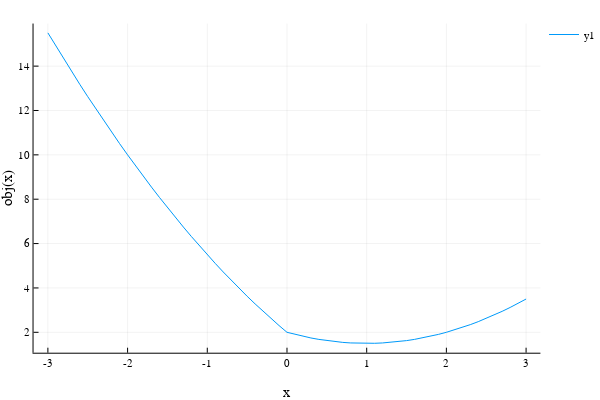

Notebook cell for this chart:
### Markdown cell above
# Prox of l1 regularizer

### Code cell
# prox of l1 evaluated at z minimizes |x| + 1/2(x-z)^2
z = 2
x = -3:.1:3
objx = [abs(xi) + 1/2*(xi-z)^2 for xi in x]
plot(x, objx)
xlabel!("x")
ylabel!("obj(x)")

### Figure 1 — Plotly figure (JSON) as saved in the notebook; plotly's stock layout.template omitted (floating-point values rounded to 4 significant figures)
{"data": [{"colorbar": {"title": ""}, "hoverinfo": "text", "legendgroup": "y1", "line": {"color": "rgba(0, 154, 250, 1.000)", "dash": "solid", "shape": "linear", "width": 1}, "mode": "lines", "name": "y1", "showlegend": true, "text": [null, null, null, null, null, null, null, null, null, null, null, null, null, null, null, null, null, null, null, null, null, null, null, null, null, null, null, null, null, null, null, null, null, null, null, null, null, null, null, null, null, null, null, null, null, null, null, null, null, null, null, null, null, null, null, null, null, null, null, null, null], "type": "scatter", "x": [-3, -2.9, -2.8, -2.7, -2.6, -2.5, -2.4, -2.3, -2.2, -2.1, -2, -1.9, -1.8, -1.7, -1.6, -1.5, -1.4, -1.3, -1.2, -1.1, -1, -0.9, -0.8, -0.7, -0.6, -0.5, -0.4, -0.3, -0.2, -0.1, 0, 0.1, 0.2, 0.3, 0.4, 0.5, 0.6, 0.7, 0.8, 0.9, 1, 1.1, 1.2, 1.3, 1.4, 1.5, 1.6, 1.7, 1.8, 1.9, 2, 2.1, 2.2, 2.3, 2.4, 2.5, 2.6, 2.7, 2.8, 2.9, 3], "xaxis": "x1", "y": [15.5, 14.91, 14.32, 13.75, 13.18, 12.62, 12.08, 11.54, 11.02, 10.5, 10, 9.505, 9.02, 8.545, 8.08, 7.625, 7.18, 6.745, 6.32, 5.905, 5.5, 5.105, 4.72, 4.345, 3.98, 3.625, 3.28, 2.945, 2.62, 2.305, 2, 1.905, 1.82, 1.745, 1.68, 1.625, 1.58, 1.545, 1.52, 1.505, 1.5, 1.505, 1.52, 1.545, 1.58, 1.625, 1.68, 1.745, 1.82, 1.905, 2, 2.105, 2.22, 2.345, 2.48, 2.625, 2.78, 2.945, 3.12, 3.305, 3.5], "yaxis": "y1", "zmax": 0.1, "zmin": -0.1}], "layout": {"annotations": [], "height": 400, "legend": {"bgcolor": "rgba(255, 255, 255, 1.000)", "bordercolor": "rgba(0, 0, 0, 1.000)", "font": {"color": "rgba(0, 0, 0, 1.000)", "family": "sans-serif", "size": 11}, "tracegroupgap": 0, "x": 1, "y": 1}, "margin": {"b": 20, "l": 0, "r": 0, "t": 20}, "paper_bgcolor": "rgba(255, 255, 255, 1.000)", "plot_bgcolor": "rgba(255, 255, 255, 1.000)", "showlegend": true, "width": 600, "xaxis": {"anchor": "y1", "domain": [0.06165, 0.9934], "gridcolor": "rgba(0, 0, 0, 0.100)", "gridwidth": 0.5, "linecolor": "rgba(0, 0, 0, 1.000)", "mirror": false, "range": [-3.18, 3.18], "showgrid": true, "showline": true, "showticklabels": true, "tickangle": 0, "tickcolor": "rgb(0, 0, 0)", "tickfont": {"color": "rgba(0, 0, 0, 1.000)", "family": "sans-serif", "size": 11}, "tickmode": "array", "ticks": "inside", "ticktext": ["-3", "-2", "-1", "0", "1", "2", "3"], "tickvals": [-3, -2, -1, 0, 1, 2, 3], "title": "x", "titlefont": {"color": "rgba(0, 0, 0, 1.000)", "family": "sans-serif", "size": 15}, "type": "-", "visible": true, "zeroline": false, "zerolinecolor": "rgba(0, 0, 0, 1.000)"}, "yaxis": {"anchor": "x1", "domain": [0.07581, 0.9902], "gridcolor": "rgba(0, 0, 0, 0.100)", "gridwidth": 0.5, "linecolor": "rgba(0, 0, 0, 1.000)", "mirror": false, "range": [1.08, 15.92], "showgrid": true, "showline": true, "showticklabels": true, "tickangle": 0, "tickcolor": "rgb(0, 0, 0)", "tickfont": {"color": "rgba(0, 0, 0, 1.000)", "family": "sans-serif", "size": 11}, "tickmode": "array", "ticks": "inside", "ticktext": ["2", "4", "6", "8", "10", "12", "14"], "tickvals": [2, 4, 6, 8, 10, 12, 14], "title": "obj(x)", "titlefont": {"color": "rgba(0, 0, 0, 1.000)", "family": "sans-serif", "size": 15}, "type": "-", "visible": true, "zeroline": false, "zerolinecolor": "rgba(0, 0, 0, 1.000)"}}}
